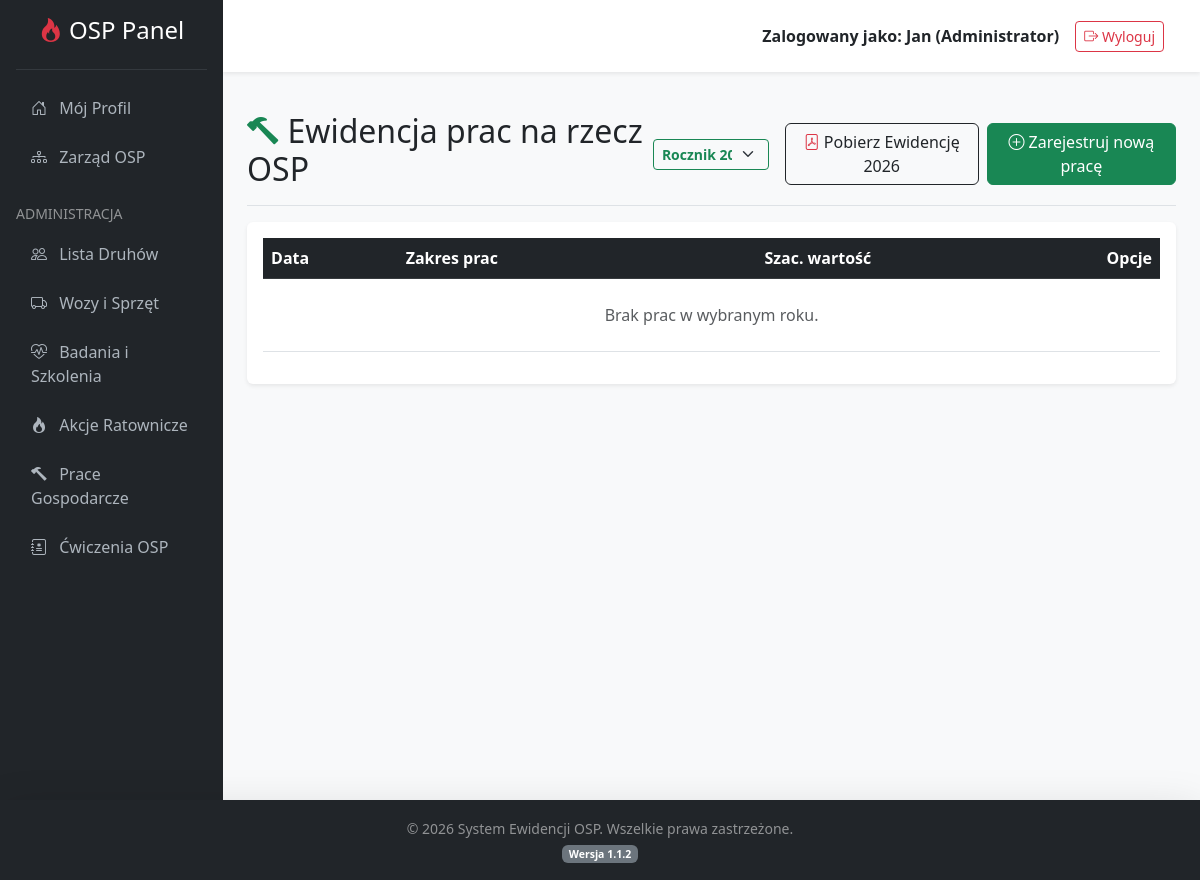
Before: /index.php?action=works (signed in) with the older database file.
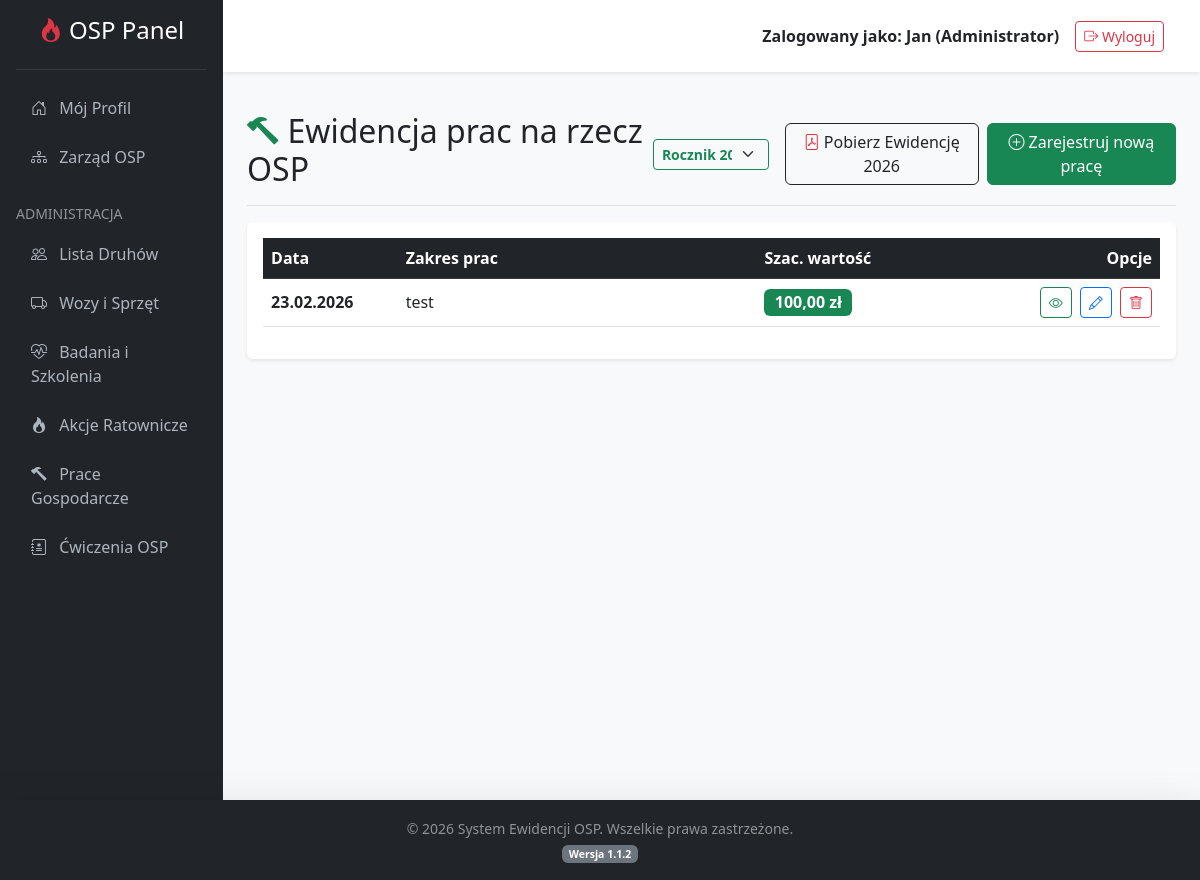
After: the same page with the newer database file.
### tables this page shows
CREATE TABLE `works` (
  `id` int(11) NOT NULL,
  `work_date` date NOT NULL,
  `description` text NOT NULL,
  `estimated_value` decimal(10,2) DEFAULT 0.00,
  `notes` text DEFAULT NULL,
  `created_at` timestamp NOT NULL DEFAULT current_timestamp()
);

### controllers/WorkController.php (called while the page is built, shortened)
<?php
require_once 'models/Work.php';
class WorkController {
    private $workModel;
    public function __construct($dbConnection) {
        $this->db = $dbConnection;
        $this->workModel = new Work($this->db);
    }
    public function index() {
        $wybrany_rok = isset($_GET['year']) ? (int)$_GET['year'] : date('Y');
        $stmt = $this->workModel->readByYear($wybrany_rok);
        $prace = $stmt->fetchAll(PDO::FETCH_ASSOC);
        require_once 'views/works_list.php';
    }
}
?>

### models/Work.php (called while the page is built, shortened)
<?php
class Work {
    private $conn;
    private $table_name = "works";
    public function __construct($db) {
        $this->conn = $db;
    }
    public function readByYear($year) {
        $query = "SELECT id, work_date, description, estimated_value, notes
                  FROM " . $this->table_name . "
                  WHERE YEAR(work_date) = :year
                  ORDER BY work_date DESC";
        $stmt = $this->conn->prepare($query);
        $stmt->bindParam(':year', $year, PDO::PARAM_INT);
        $stmt->execute();
        return $stmt;
    }
}
?>

### views/works_list.php (the view, shortened to what the changed rows need)
<?php include 'views/header.php'; ?>
<div class="d-flex justify-content-between flex-wrap flex-md-nowrap align-items-center pt-3 pb-2 mb-3 border-bottom">
    <h1 class="h2"><i class="bi bi-hammer text-success"></i> Ewidencja prac na rzecz OSP</h1>
</div>
<div class="card shadow-sm border-0">
    <div class="card-body">
        <div class="table-responsive">
            <table class="table table-hover align-middle">
                <thead class="table-dark">
                    <tr>
                        <th style="width: 15%;">Data</th>
                        <th style="width: 40%;">Zakres prac</th>
                        <th style="width: 15%;">Szac. wartość</th>
                        <th class="text-end" style="width: 30%;">Opcje</th>
                    </tr>
                </thead>
                <tbody>
                    <?php if (!empty($prace)): ?>
                        <?php foreach ($prace as $praca): ?>
                            <tr>
                                <td><strong><?= date('d.m.Y', strtotime($praca['work_date'])) ?></strong></td>
                                <td><?= htmlspecialchars(mb_substr($praca['description'], 0, 50)) ?><?= strlen($praca['description']) > 50 ? '...' : '' ?></td>
                                <td>
                                    <?php if ($praca['estimated_value'] > 0): ?>
                                        <span class="badge bg-success fs-6"><?= number_format($praca['estimated_value'], 2, ',', ' ') ?> zł</span>
                                    <?php else: ?>
                                        <span class="text-muted">-</span>
                                    <?php endif; ?>
                                </td>
                                <td class="text-end">
                                    <a href="index.php?action=viewWork&id=<?= $praca['id'] ?>" class="btn btn-sm btn-outline-success" title="Szczegóły">
                                        <i class="bi bi-eye"></i>
                                    </a>
                                    <a href="index.php?action=editWork&id=<?= $praca['id'] ?>" class="btn btn-sm btn-outline-primary mx-1" title="Edytuj">
                                        <i class="bi bi-pencil"></i>
                                    </a>
                                    <a href="index.php?action=deleteWork&id=<?= $praca['id'] ?>" class="btn btn-sm btn-outline-danger" onclick="return confirm('Czy na pewno chcesz usunąć ten wpis z ewidencji?');" title="Usuń">
                                        <i class="bi bi-trash"></i>
                                    </a>
                                </td>
                            </tr>
                        <?php endforeach; ?>
                    <?php else: ?>
                        <tr><td colspan="4" class="text-center text-muted py-4">Brak prac w wybranym roku.</td></tr>
                    <?php endif; ?>
                </tbody>
            </table>
        </div>
    </div>
</div>
<?php include 'views/footer.php'; ?>

Changed rows visible on the page:
added works: work_date "23.02.2026", description "test", estimated_value "100,00"
Other visible differences:
text no longer shown: "Brak prac w wybranym roku."
